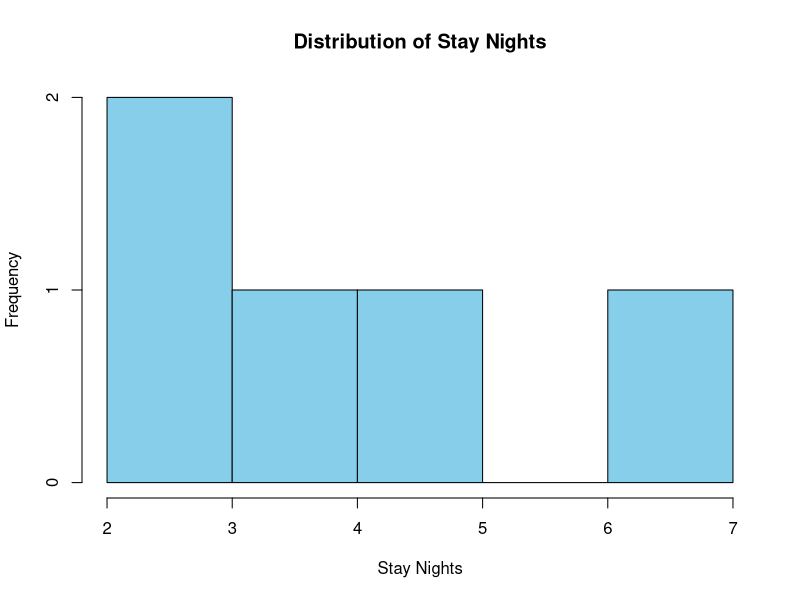
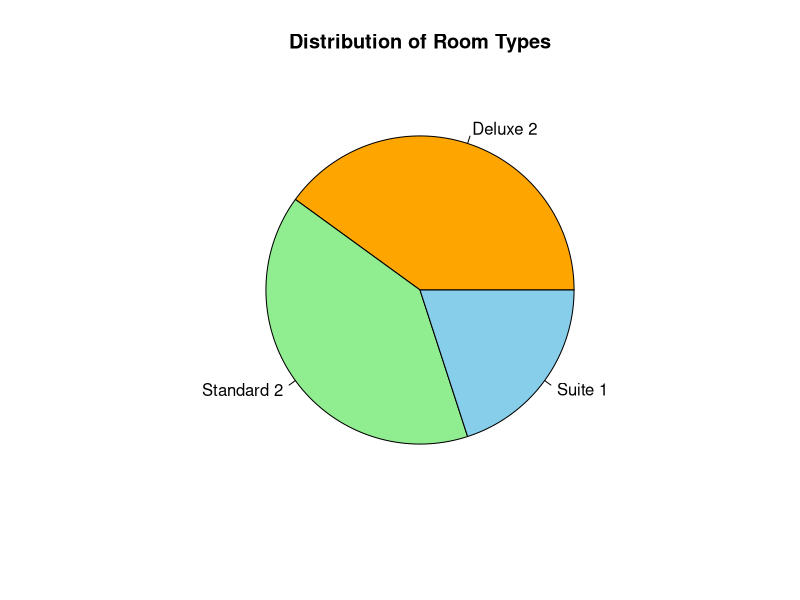
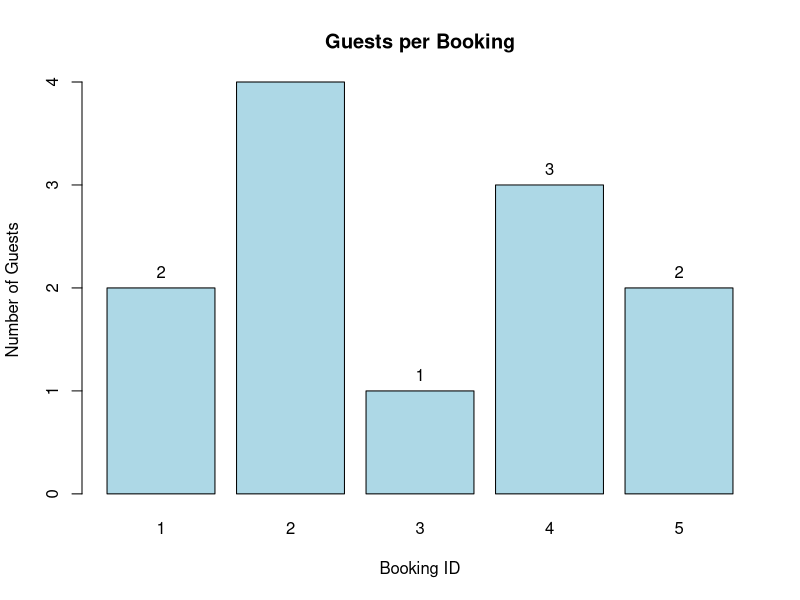
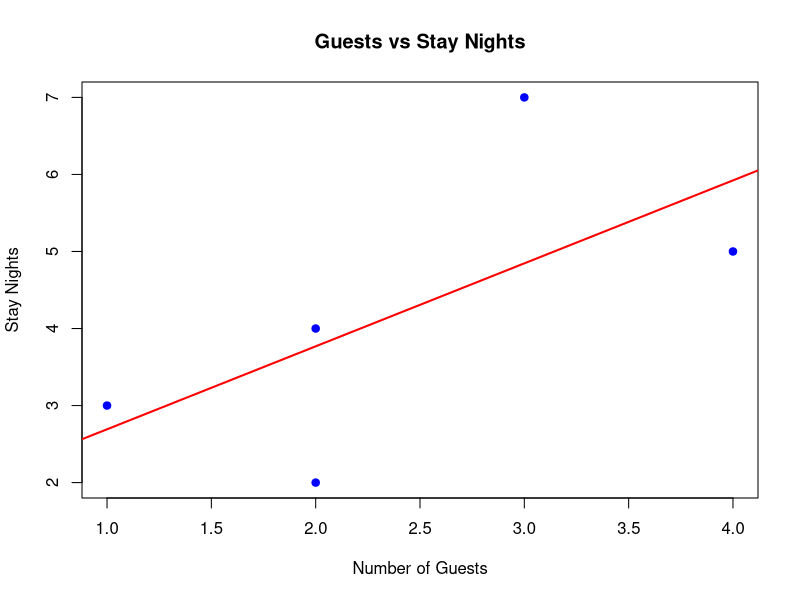

Write the R code that produced these figures, in order.
# Set working directory
setwd("E:/Development/College/Data-Handling-and-Visualization/Experiments/Exp-24-Hotel-Booking-Analysis")

# Import dataset
data <- read.csv("Hotel_Bookings.csv")

# Q1. Histogram of Stay Nights
hist(data$Stay.Nights,
     col = "skyblue",
     main = "Distribution of Stay Nights",
     xlab = "Stay Nights",
     ylab = "Frequency")

# Q2. Pie Chart of Room Types
room_count <- table(data$Room.Type)

pie(room_count,
    col = c("orange", "lightgreen", "skyblue"),
    main = "Distribution of Room Types",
    labels = paste(names(room_count), room_count))

# Q3. Bar Chart of Guests per Booking
bar <- barplot(data$Guests,
               names.arg = data$Booking.ID,
               col = "lightblue",
               main = "Guests per Booking",
               xlab = "Booking ID",
               ylab = "Number of Guests")

text(bar,
     data$Guests,
     labels = data$Guests,
     pos = 3)

# Q4. Scatter Plot of Guests vs Stay Nights
plot(data$Guests,
     data$Stay.Nights,
     
     pch = 19,
     col = "blue",
     main = "Guests vs Stay Nights",
     xlab = "Number of Guests",
     ylab = "Stay Nights")

abline(lm(Stay.Nights ~ Guests, data = data),
       col = "red",
       lwd = 2)

# Display dataset
print(data)
